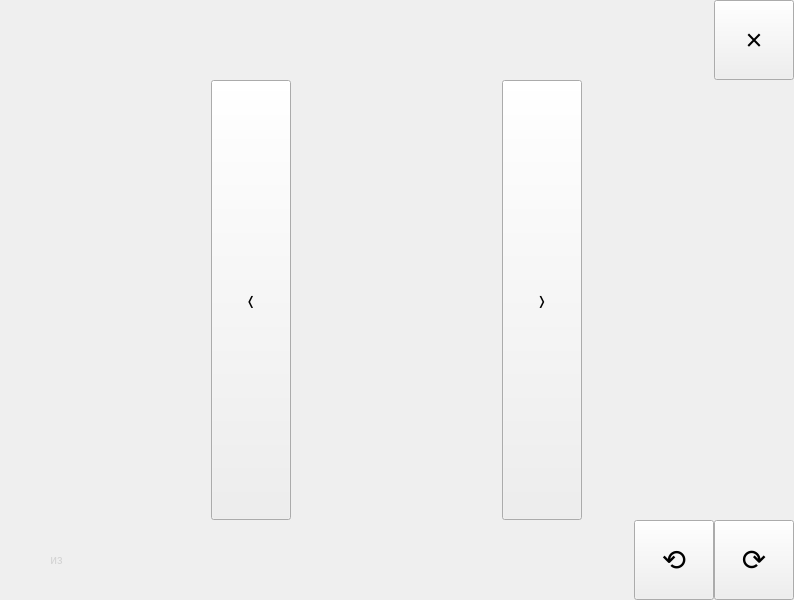
<?xml version="1.0" encoding="UTF-8"?>
<ui version="4.0">
 <class>FullScreenWindow</class>
 <widget class="QMainWindow" name="FullScreenWindow">
  <property name="windowModality">
   <enum>Qt::NonModal</enum>
  </property>
  <property name="enabled">
   <bool>true</bool>
  </property>
  <property name="geometry">
   <rect>
    <x>0</x>
    <y>0</y>
    <width>794</width>
    <height>600</height>
   </rect>
  </property>
  <property name="windowTitle">
   <string/>
  </property>
  <property name="autoFillBackground">
   <bool>false</bool>
  </property>
  <widget class="QWidget" name="centralwidget">
   <property name="layoutDirection">
    <enum>Qt::LeftToRight</enum>
   </property>
   <layout class="QVBoxLayout" name="verticalLayout">
    <property name="spacing">
     <number>0</number>
    </property>
    <property name="leftMargin">
     <number>0</number>
    </property>
    <property name="topMargin">
     <number>0</number>
    </property>
    <property name="rightMargin">
     <number>0</number>
    </property>
    <property name="bottomMargin">
     <number>0</number>
    </property>
    <item>
     <layout class="QHBoxLayout" name="horizontalLayout">
      <property name="spacing">
       <number>0</number>
      </property>
      <item>
       <spacer name="horizontalSpacer">
        <property name="orientation">
         <enum>Qt::Horizontal</enum>
        </property>
        <property name="sizeHint" stdset="0">
         <size>
          <width>0</width>
          <height>0</height>
         </size>
        </property>
       </spacer>
      </item>
      <item>
       <widget class="QPushButton" name="closeButton">
        <property name="sizePolicy">
         <sizepolicy hsizetype="Fixed" vsizetype="Fixed">
          <horstretch>0</horstretch>
          <verstretch>0</verstretch>
         </sizepolicy>
        </property>
        <property name="minimumSize">
         <size>
          <width>80</width>
          <height>80</height>
         </size>
        </property>
        <property name="maximumSize">
         <size>
          <width>80</width>
          <height>80</height>
         </size>
        </property>
        <property name="baseSize">
         <size>
          <width>80</width>
          <height>80</height>
         </size>
        </property>
        <property name="font">
         <font>
          <pointsize>22</pointsize>
          <weight>50</weight>
          <italic>false</italic>
          <bold>false</bold>
          <strikeout>false</strikeout>
          <kerning>true</kerning>
         </font>
        </property>
        <property name="focusPolicy">
         <enum>Qt::NoFocus</enum>
        </property>
        <property name="autoFillBackground">
         <bool>false</bool>
        </property>
        <property name="styleSheet">
         <string notr="true">QPushButton {
  background-color:transparent;
  border:0px;
  text-align:center;
  color:lightGray
}
QPushButton:hover{background-color: rgba(90, 90, 90, 200);}
QPushButton:pressed{background-color: rgba(90, 90, 90, 200);};</string>
        </property>
        <property name="text">
         <string>×</string>
        </property>
        <property name="iconSize">
         <size>
          <width>16</width>
          <height>16</height>
         </size>
        </property>
        <property name="autoRepeat">
         <bool>false</bool>
        </property>
        <property name="autoExclusive">
         <bool>false</bool>
        </property>
        <property name="flat">
         <bool>false</bool>
        </property>
       </widget>
      </item>
     </layout>
    </item>
    <item>
     <layout class="QHBoxLayout" name="m_layout">
      <property name="spacing">
       <number>0</number>
      </property>
      <item>
       <widget class="QPushButton" name="m_prvImgBtn">
        <property name="sizePolicy">
         <sizepolicy hsizetype="Fixed" vsizetype="MinimumExpanding">
          <horstretch>0</horstretch>
          <verstretch>0</verstretch>
         </sizepolicy>
        </property>
        <property name="minimumSize">
         <size>
          <width>80</width>
          <height>0</height>
         </size>
        </property>
        <property name="focusPolicy">
         <enum>Qt::NoFocus</enum>
        </property>
        <property name="styleSheet">
         <string notr="true">QPushButton{
  background-color:transparent;
  border:0px;
  text-align:center;
  color:lightGray
}
QPushButton:hover{background-color: rgba(90, 90, 90, 200);}
QPushButton:pressed{background-color: rgba(90, 90, 90, 200);};</string>
        </property>
        <property name="text">
         <string>❬</string>
        </property>
       </widget>
      </item>
      <item>
       <widget class="QPushButton" name="m_nextImgBtn">
        <property name="sizePolicy">
         <sizepolicy hsizetype="Fixed" vsizetype="MinimumExpanding">
          <horstretch>0</horstretch>
          <verstretch>0</verstretch>
         </sizepolicy>
        </property>
        <property name="minimumSize">
         <size>
          <width>80</width>
          <height>0</height>
         </size>
        </property>
        <property name="focusPolicy">
         <enum>Qt::NoFocus</enum>
        </property>
        <property name="styleSheet">
         <string notr="true">QPushButton {
  background-color:transparent;
  border:0px;
  text-align:center;
  color:lightGray
}
QPushButton:hover{background-color: rgba(90, 90, 90, 200);}
QPushButton:pressed{background-color: rgba(90, 90, 90, 200);};</string>
        </property>
        <property name="text">
         <string>❭</string>
        </property>
       </widget>
      </item>
     </layout>
    </item>
    <item>
     <layout class="QHBoxLayout" name="m_bottomLayout">
      <property name="spacing">
       <number>0</number>
      </property>
      <item>
       <widget class="QLabel" name="m_emptyLable">
        <property name="sizePolicy">
         <sizepolicy hsizetype="Minimum" vsizetype="Minimum">
          <horstretch>0</horstretch>
          <verstretch>0</verstretch>
         </sizepolicy>
        </property>
        <property name="minimumSize">
         <size>
          <width>40</width>
          <height>80</height>
         </size>
        </property>
        <property name="maximumSize">
         <size>
          <width>40</width>
          <height>80</height>
         </size>
        </property>
        <property name="baseSize">
         <size>
          <width>40</width>
          <height>80</height>
         </size>
        </property>
        <property name="styleSheet">
         <string notr="true">background-color:transparent;text-align:center;color:lightGray</string>
        </property>
        <property name="text">
         <string/>
        </property>
       </widget>
      </item>
      <item alignment="Qt::AlignLeft|Qt::AlignTop">
       <widget class="QLabel" name="m_currImageLabel">
        <property name="sizePolicy">
         <sizepolicy hsizetype="Minimum" vsizetype="Minimum">
          <horstretch>0</horstretch>
          <verstretch>0</verstretch>
         </sizepolicy>
        </property>
        <property name="minimumSize">
         <size>
          <width>0</width>
          <height>80</height>
         </size>
        </property>
        <property name="maximumSize">
         <size>
          <width>16777215</width>
          <height>80</height>
         </size>
        </property>
        <property name="baseSize">
         <size>
          <width>0</width>
          <height>80</height>
         </size>
        </property>
        <property name="styleSheet">
         <string notr="true">background-color:transparent;text-align:center;color:lightGray</string>
        </property>
        <property name="text">
         <string/>
        </property>
       </widget>
      </item>
      <item alignment="Qt::AlignLeft">
       <widget class="QLabel" name="m_imageFromCountLabel">
        <property name="sizePolicy">
         <sizepolicy hsizetype="Minimum" vsizetype="Minimum">
          <horstretch>0</horstretch>
          <verstretch>0</verstretch>
         </sizepolicy>
        </property>
        <property name="minimumSize">
         <size>
          <width>0</width>
          <height>80</height>
         </size>
        </property>
        <property name="maximumSize">
         <size>
          <width>16777215</width>
          <height>80</height>
         </size>
        </property>
        <property name="baseSize">
         <size>
          <width>0</width>
          <height>80</height>
         </size>
        </property>
        <property name="styleSheet">
         <string notr="true">background-color:transparent;text-align:center;color:lightGray</string>
        </property>
        <property name="text">
         <string> из </string>
        </property>
       </widget>
      </item>
      <item alignment="Qt::AlignLeft">
       <widget class="QLabel" name="m_imagesCountLabel">
        <property name="sizePolicy">
         <sizepolicy hsizetype="Minimum" vsizetype="Minimum">
          <horstretch>0</horstretch>
          <verstretch>0</verstretch>
         </sizepolicy>
        </property>
        <property name="minimumSize">
         <size>
          <width>0</width>
          <height>80</height>
         </size>
        </property>
        <property name="maximumSize">
         <size>
          <width>16777215</width>
          <height>80</height>
         </size>
        </property>
        <property name="baseSize">
         <size>
          <width>0</width>
          <height>80</height>
         </size>
        </property>
        <property name="styleSheet">
         <string notr="true">background-color:transparent;text-align:center;color:lightGray</string>
        </property>
        <property name="text">
         <string/>
        </property>
       </widget>
      </item>
      <item>
       <spacer name="horizontalSpacer_2">
        <property name="orientation">
         <enum>Qt::Horizontal</enum>
        </property>
        <property name="sizeHint" stdset="0">
         <size>
          <width>0</width>
          <height>0</height>
         </size>
        </property>
       </spacer>
      </item>
      <item>
       <widget class="QLabel" name="m_imageLabel">
        <property name="sizePolicy">
         <sizepolicy hsizetype="Minimum" vsizetype="Minimum">
          <horstretch>0</horstretch>
          <verstretch>0</verstretch>
         </sizepolicy>
        </property>
        <property name="minimumSize">
         <size>
          <width>0</width>
          <height>80</height>
         </size>
        </property>
        <property name="maximumSize">
         <size>
          <width>16777215</width>
          <height>80</height>
         </size>
        </property>
        <property name="baseSize">
         <size>
          <width>0</width>
          <height>80</height>
         </size>
        </property>
        <property name="styleSheet">
         <string notr="true">background-color:transparent;text-align:center;color:lightGray</string>
        </property>
        <property name="text">
         <string/>
        </property>
       </widget>
      </item>
      <item>
       <spacer name="horizontalSpacer_3">
        <property name="orientation">
         <enum>Qt::Horizontal</enum>
        </property>
        <property name="sizeHint" stdset="0">
         <size>
          <width>0</width>
          <height>0</height>
         </size>
        </property>
       </spacer>
      </item>
      <item>
       <widget class="QPushButton" name="antiClockWisePushButton">
        <property name="sizePolicy">
         <sizepolicy hsizetype="Fixed" vsizetype="Fixed">
          <horstretch>0</horstretch>
          <verstretch>0</verstretch>
         </sizepolicy>
        </property>
        <property name="minimumSize">
         <size>
          <width>80</width>
          <height>80</height>
         </size>
        </property>
        <property name="maximumSize">
         <size>
          <width>80</width>
          <height>80</height>
         </size>
        </property>
        <property name="font">
         <font>
          <pointsize>22</pointsize>
         </font>
        </property>
        <property name="focusPolicy">
         <enum>Qt::NoFocus</enum>
        </property>
        <property name="styleSheet">
         <string notr="true">QPushButton{
  background-color:transparent;
  border:0px;
  text-align:center;
  color:lightGray
}
QPushButton:hover{background-color: rgba(90, 90, 90, 200);}
QPushButton:pressed{background-color: rgba(90, 90, 90, 200);};</string>
        </property>
        <property name="text">
         <string>⟲</string>
        </property>
       </widget>
      </item>
      <item>
       <widget class="QPushButton" name="clockWisePushButton">
        <property name="sizePolicy">
         <sizepolicy hsizetype="Fixed" vsizetype="Fixed">
          <horstretch>0</horstretch>
          <verstretch>0</verstretch>
         </sizepolicy>
        </property>
        <property name="minimumSize">
         <size>
          <width>80</width>
          <height>80</height>
         </size>
        </property>
        <property name="maximumSize">
         <size>
          <width>80</width>
          <height>80</height>
         </size>
        </property>
        <property name="font">
         <font>
          <pointsize>22</pointsize>
         </font>
        </property>
        <property name="focusPolicy">
         <enum>Qt::NoFocus</enum>
        </property>
        <property name="styleSheet">
         <string notr="true">QPushButton{
  background-color:transparent;
  border:0px;
  text-align:center;
  color:lightGray
}
QPushButton:hover{background-color: rgba(90, 90, 90, 200);}
QPushButton:pressed{background-color: rgba(90, 90, 90, 200);};</string>
        </property>
        <property name="text">
         <string>⟳</string>
        </property>
       </widget>
      </item>
     </layout>
    </item>
   </layout>
  </widget>
 </widget>
 <resources/>
 <connections/>
</ui>
